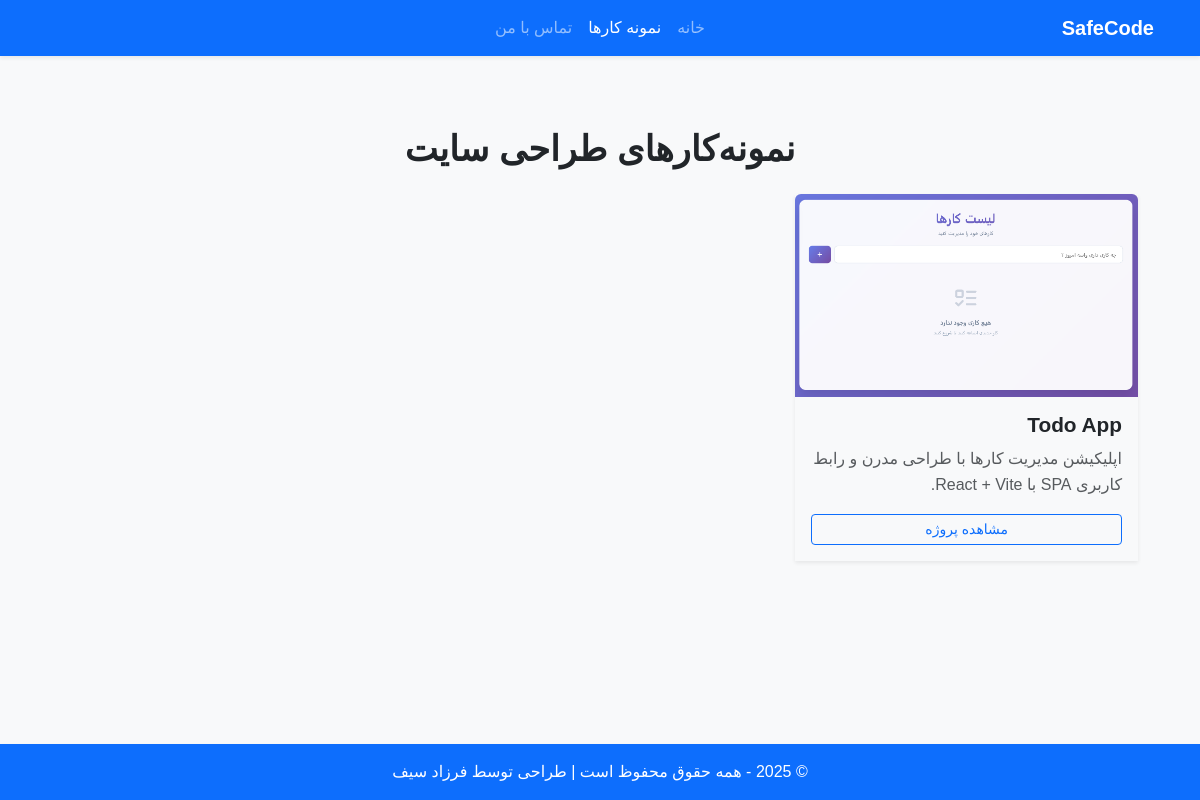
The page /portfolio/ on the database its author committed.
### main/models.py (models this page shows, shortened)
class PortfolioItem(models.Model):
    title = models.CharField(max_length=200, verbose_name='عنوان')
    description = models.TextField(verbose_name='توضیحات')
    image = models.ImageField(upload_to='portfolio_images/', verbose_name='عکس نمونه‌کار')
    project_url = models.URLField(blank=True, null=True, verbose_name='لینک پروژه')
    image = models.ImageField(upload_to='portfolio_images/', verbose_name='عکس نمونه‌کار')
    slug = models.SlugField(unique=True, blank=True, null=True)
    created_at = models.DateTimeField(auto_now_add=True, verbose_name='تاریخ ایجاد')

### main/views.py (the view)
# urls.py: path('portfolio/', views.portfolio, name='portfolio'),
def portfolio(request):
    items = PortfolioItem.objects.order_by('-created_at')  # جدیدترین‌ها اول
    return render(request, 'main/portfolio.html', {
        'items': items
    })

### main/templates/main/portfolio.html (shortened to what this page needs)
{% extends 'main/base.html' %}
{% load static %}
{% block content %}
<section class="container py-4 py-md-5">
  <h2 class="text-center fw-bold mb-4" style="font-size: clamp(1.4rem, 4.5vw, 2.2rem);">نمونه‌کارهای طراحی سایت</h2>
  <div class="row g-4">
    {% for item in items %}
      <div class="col-12 col-sm-6 col-lg-4">
        <div class="portfolio-card shadow-sm h-100 d-flex flex-column">
          <div class="img-wrapper">
            <img src="{{ item.image.url }}" class="card-img-top rounded-top" alt="{{ item.title }}" loading="lazy">
          </div>
          <div class="card-body d-flex flex-column p-3">
            <h3 class="card-title mb-2" style="font-size: clamp(1rem, 2.5vw, 1.3rem);">
              {{ item.title }}
            </h3>
            <p class="card-text text-muted small" style="font-size: clamp(0.9rem, 2vw, 1rem);">
              {{ item.description|truncatechars:130 }}
            </p>
            {% if item.project_url %}
              <a href="{{ item.project_url }}" class="btn btn-sm btn-outline-primary mt-auto" target="_blank" rel="noopener noreferrer">
                مشاهده پروژه
              </a>
            {% endif %}
          </div>
        </div>
      </div>
    {% empty %}
      <div class="col-12 text-center text-muted">
        هیچ نمونه‌کاری ثبت نشده است.
      </div>
    {% endfor %}
  </div>
</section>
{% endblock %}

### main/static/main/style.css (style rules this page uses)
.card-title { font-size: clamp(1.1rem, 2.5vw, 1.5rem); font-weight: bold; color: var(--primary); }
.card-text { font-size: clamp(0.95rem, 2vw, 1.1rem); line-height: 1.6; color: var(--text); }
.hero-section, .container { padding-left: 1rem; padding-right: 1rem; }
html { scroll-behavior: smooth; text-rendering: optimizeLegibility; -webkit-font-smoothing: antialiased; }

### main/templates/main/base.html (style rules this page uses)
body, h1, h2, h3, h4, h5, h6, .navbar, .footer, .btn { font-family: 'Vazir', sans-serif !important; }

### rows shown on the page
PortfolioItem: image (picture), title "Todo App", description "اپلیکیشن مدیریت کارها با طراحی مدرن و رابط کاربری SPA با React + Vite."
